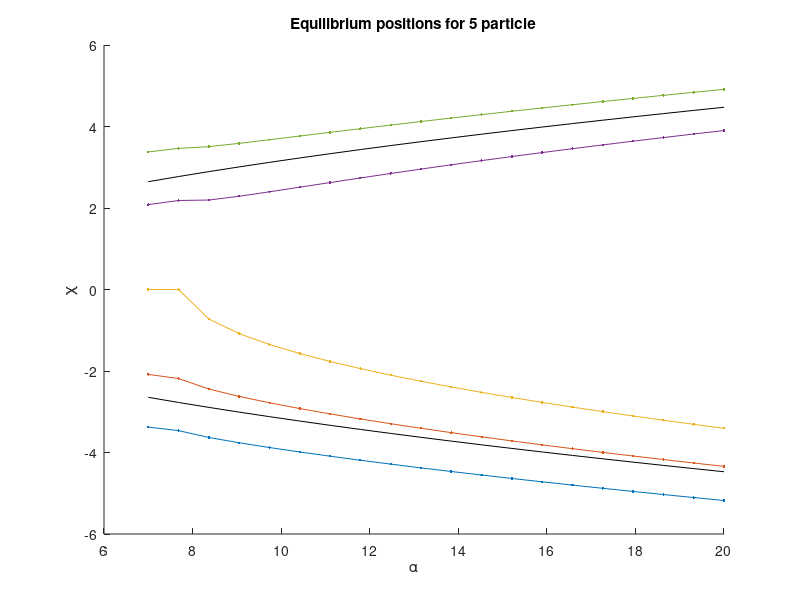

This figure's MATLAB source: (Note: this script raises an error after producing the figure.)
clc
clear all

disp('5 particle tunneling splitting calculation.')
tic
%% 5 particle Equilibrium positions

Na      = 20;
alpha   = linspace(7, 20, Na);
eta     = 20;
Eq_Pos  = [];
Beta    = 10^-5;

Eq_Pos = [];

for i = 1:Na
    a = alpha(i);
    Potential = @(x) 0.25 * ((x(1)^2 - a)^2 + (x(2)^2 - a)^2 + (x(3)^2 - a)^2 + (x(4)^2 - a)^2 + (x(5)^2 - a)^2) + eta * (1/abs(x(1) - x(2)) + 1/abs(x(1) - x(3)) + 1/abs(x(1) - x(4)) + 1/abs(x(1) - x(5)) + 1/abs(x(2) - x(3)) + 1/abs(x(2) - x(4)) + 1/abs(x(2) - x(5)) + 1/abs(x(3) - x(4)) + 1/abs(x(3) - x(5)) + 1/abs(x(4) - x(5)));
    % options = optimset('Display','iter','PlotFcns',@optimplotfval, 'TolFun', 1e-8, 'TolX', 1e-8);
    options = optimset('TolFun', 1e-12, 'TolX', 1e-12, 'MaxFunEvals', 10^6, 'MaxIter', 10^6);
    x_start = [-sqrt(a)-1 -sqrt(a)+0.5 -sqrt(a)+1 sqrt(a)-1 sqrt(a)+1];
    [x0, fval0] = fminsearch(Potential, x_start, options);
    Eq_Pos(i, :) = sort(x0);
    FuncVal(i) = fval0;
end

disp('Done with 5 particle')

figure(1)
clf(figure(1))
hold on
title('Equilibrium positions for 5 particle')
xlabel('\alpha')
ylabel('\chi')
plot(alpha, Eq_Pos(:, 1), '.-')
plot(alpha, Eq_Pos(:, 2), '.-')
plot(alpha, Eq_Pos(:, 3), '.-')
plot(alpha, Eq_Pos(:, 4), '.-')
plot(alpha, Eq_Pos(:, 5), '.-')
plot(alpha, sqrt(alpha), 'k')
plot(alpha, -sqrt(alpha), 'k')
yline(0)
hold off


figure(2)
clf(figure(2))
hold on
title('Value of the minima of the function')
xlabel('\alpha')
ylabel('Fvals')
plot(alpha, FuncVal,                  'DisplayName', 'Function value')
% plot(alpha, (Eq_pos - sqrt(alpha)))
%set(gca, 'Yscale', 'log')
yline(min(FuncVal))
hold off

%%
for q = 1:length(alpha)
    alpha(q)
    Nx1 = 15;
    Nx2 = 20;
    Nx3 = 40;
    Nx4 = 20;
    Nx5 = 15;

    Nx1 * Nx2 * Nx3 * Nx4 * Nx5

    a = 1.5;
    XMin1   = Eq_Pos(q, 1) - a;
    XMax1   = -Eq_Pos(q, 5) + a;
    b = 3;
    XMin2   = Eq_Pos(q, 2) - b;
    XMax2   = -Eq_Pos(q, 4) + b;
    c = 3.5;
    XMin3   = Eq_Pos(q, 3) - c;
    XMax3   = -Eq_Pos(q, 3) + c;
    d = 3;
    XMin4   = Eq_Pos(q, 4) - d;
    XMax4   = -Eq_Pos(q, 2) + d;
    e = 1.5;
    XMin5   = Eq_Pos(q, 5) - e;
    XMax5   = -Eq_Pos(q, 1) + e;
    
    x1 = linspace(XMin1, XMax1, Nx1);
    x2 = linspace(XMin2, XMax2, Nx2);
    x3 = linspace(XMin3, XMax3, Nx3);
    x4 = linspace(XMin4, XMax4, Nx4);
    x5 = linspace(XMin5, XMax5, Nx5);
    
    dx1 = x1(2) - x1(1);
    dx2 = x2(2) - x2(1);
    dx3 = x3(2) - x3(1);
    dx4 = x4(2) - x4(1);
    dx5 = x5(2) - x5(1);
    
    K1 = -1/(2 * dx1^2);
    K2 = -1/(2 * dx2^2);
    K3 = -1/(2 * dx3^2);
    K4 = -1/(2 * dx4^2);
    K5 = -1/(2 * dx5^2);
    
    for i = 1:Nx1
        if i == 1
            KineticMtx1(i, i)        = -2 * K1;
        else
            KineticMtx1(i - 1, i)    = 1 * K1;
            KineticMtx1(i, i - 1)    = 1 * K1;
        end
    end
    
    for i = 1:Nx2
        if i == 1
            KineticMtx2(i, i)        = -2 * K2;
        else
            KineticMtx2(i - 1, i)    = 1 * K2;
            KineticMtx2(i, i - 1)    = 1 * K2;
        end
    end
    
    for i = 1:Nx3
        if i == 1
            KineticMtx3(i, i)        = -2 * K3;
        else
            KineticMtx3(i - 1, i)    = 1 * K3;
            KineticMtx3(i, i - 1)    = 1 * K3;
        end
    end
    
    for i = 1:Nx4
        if i == 1
            KineticMtx4(i, i)        = -2 * K4;
        else
            KineticMtx4(i - 1, i)    = 1 * K4;
            KineticMtx4(i, i - 1)    = 1 * K4;
        end
    end
    
    for i = 1:Nx5
        if i == 1
            KineticMtx5(i, i)        = -2 * K5;
        else
            KineticMtx5(i - 1, i)   = 1 * K5;
            KineticMtx5(i, i - 1)   = 1 * K5;
        end
    end
    KineticMtx1 = sparse(KineticMtx1);
    KineticMtx2 = sparse(KineticMtx2);
    KineticMtx3 = sparse(KineticMtx3);
    KineticMtx4 = sparse(KineticMtx4);
    KineticMtx5 = sparse(KineticMtx5);
    
    K1          = kron(kron(KineticMtx1, speye(Nx2)), kron(speye(Nx3), kron(speye(Nx4), speye(Nx5))));
    K2          = kron(speye(Nx1), kron(KineticMtx2, kron(speye(Nx3), kron(speye(Nx4), speye(Nx5)))));
    K3          = kron(speye(Nx1), kron(speye(Nx2), kron(KineticMtx3, kron(speye(Nx4), speye(Nx5)))));
    K4          = kron(speye(Nx1), kron(speye(Nx2), kron(speye(Nx3), kron(KineticMtx4, speye(Nx5)))));
    K5          = kron(speye(Nx1), kron(speye(Nx2), kron(speye(Nx3), kron(speye(Nx4), KineticMtx5))));
    KineticMtx  = K1 + K2 + K3 + K4 + K5;

    PotentialMtx1 = sparse(zeros(Nx1));
    PotentialMtx2 = sparse(zeros(Nx2));
    PotentialMtx3 = sparse(zeros(Nx3));
    PotentialMtx4 = sparse(zeros(Nx4));
    PotentialMtx5 = sparse(zeros(Nx5));

    U1 = 0.25 * (x1.^2 - alpha(q)).^2;
    U2 = 0.25 * (x2.^2 - alpha(q)).^2;
    U3 = 0.25 * (x3.^2 - alpha(q)).^2;
    U4 = 0.25 * (x4.^2 - alpha(q)).^2;
    U5 = 0.25 * (x5.^2 - alpha(q)).^2;

    PotentialMtx1 = sparse(diag(U1));
    PotentialMtx2 = sparse(diag(U2));
    PotentialMtx3 = sparse(diag(U3));
    PotentialMtx4 = sparse(diag(U4));
    PotentialMtx5 = sparse(diag(U5));
    
    U1 = kron(kron(PotentialMtx1, speye(Nx2)), kron(speye(Nx3), kron(speye(Nx4), speye(Nx5))));
    U2 = kron(kron(speye(Nx1), PotentialMtx2), kron(speye(Nx3), kron(speye(Nx4), speye(Nx5))));
    U3 = kron(kron(speye(Nx1), speye(Nx2)), kron(PotentialMtx3, kron(speye(Nx4), speye(Nx5))));
    U4 = kron(kron(speye(Nx1), speye(Nx2)), kron(speye(Nx3), kron(PotentialMtx4, speye(Nx5))));
    U5 = kron(kron(speye(Nx1), speye(Nx2)), kron(speye(Nx3), kron(speye(Nx4), PotentialMtx5)));
    PotentialMtx = U1 + U2 + U3 + U4 + U5;
    
    Hamiltonian = KineticMtx + PotentialMtx;
    
    X_matrix1   = sparse(diag(x1));
    X_matrix2   = sparse(diag(x2));
    X_matrix3   = sparse(diag(x3));
    X_matrix4   = sparse(diag(x4));
    X_matrix5   = sparse(diag(x5));

    X1  = kron(X_matrix1, kron(speye(Nx2), kron(speye(Nx3), kron(speye(Nx4), speye(Nx5)))));
    X2  = kron(speye(Nx1), kron(X_matrix2, kron(speye(Nx3), kron(speye(Nx4), speye(Nx5)))));
    X3  = kron(speye(Nx1), kron(speye(Nx2), kron(X_matrix3, kron(speye(Nx4), speye(Nx5)))));
    X4  = kron(speye(Nx1), kron(speye(Nx2), kron(speye(Nx3), kron(X_matrix4, speye(Nx5)))));
    X5  = kron(speye(Nx1), kron(speye(Nx2), kron(speye(Nx3), kron(speye(Nx4), X_matrix5))));

    X12 = diag(X1) - diag(X2);
    X13 = diag(X1) - diag(X3);
    X14 = diag(X1) - diag(X4);
    X15 = diag(X1) - diag(X5);
    X23 = diag(X2) - diag(X3);
    X24 = diag(X2) - diag(X4);
    X25 = diag(X2) - diag(X5);
    X34 = diag(X3) - diag(X4);
    X35 = diag(X3) - diag(X5);
    X45 = diag(X4) - diag(X5);

    InteractionMtx = eta ./ sqrt(X12.^2 + Beta^2) + eta ./ sqrt(X13.^2 + Beta^2) + eta ./ sqrt(X14.^2 + Beta^2) + eta ./ sqrt(X15.^2 + Beta^2) + eta ./ sqrt(X23.^2 + Beta^2) + eta ./ sqrt(X24.^2 + Beta^2) + eta ./ sqrt(X25.^2 + Beta^2) + eta ./ sqrt(X34.^2 + Beta^2) + eta ./ sqrt(X35.^2 + Beta^2) + eta ./ sqrt(X45.^2 + Beta^2);
    InteractionMtx = sparse(1:(Nx1 * Nx2 * Nx3 * Nx4 * Nx5), 1:(Nx1 * Nx2 * Nx3 * Nx4 * Nx5), InteractionMtx);
    
    Hamiltonian = Hamiltonian + InteractionMtx;
    
    Hamiltonian = (Hamiltonian + Hamiltonian') * 0.5;
    
    Temp_Proj = zeros((Nx1 * Nx2 * Nx3 * Nx4 * Nx5), 3);
    
    k = 1;
    for j = 1:(Nx1 * Nx2 * Nx3 * Nx4 * Nx5)
        if (X12(j) < -eps) && (X23(j) < -eps) &&  (X34(j) < -eps) && (X45(j) < -eps)
            Temp_Proj(k, :) = [k, j, 1];
            k = k + 1;
        end
    end

    Temp_Proj = Temp_Proj(1:(k-1), :);
    Projector = sparse(Temp_Proj(:, 1), Temp_Proj(:, 2), Temp_Proj(:, 3), k - 1, (Nx1 * Nx2 * Nx3 * Nx4 * Nx5));

    Hamiltonian = Projector * Hamiltonian * Projector';

    [Psi, E]    = eigs(Hamiltonian, 2, 'sa');
    Spectrum    = diag(E);
    alpha(q)
    dE(q)       = Spectrum(2) - Spectrum(1)
end
%%
toc

%%
pa = [7 7.5 8 8.5 9 9.5 10 10.5 11 11.5 12 12.5];
ps = [1.77 1.57 1.33 1.068 0.76 0.48 0.23 0.0756 0.0275 0.01548 0.015 0.01803];
figure(3)
%clf(figure(3))
hold on
ylabel('Split')
xlabel('\alpha')
plot(alpha, dE, 'o')
plot(pa, ps, '.-')
set(gca, 'Yscale', 'log')
hold off

%%
figure(5)
clf(figure(5))
hold on
plot(x1, ones(length(x1), 1), '.-')
plot(x2, 0.01 + ones(length(x2), 1), '.-')
plot(x3, 0.02 + ones(length(x3), 1), '.-')
plot(x4, 0.01 + ones(length(x4), 1), '.-')
plot(x5, 0.00 + ones(length(x5), 1), '.-')
ylim([0.99 1.5])
hold off



data(:, 1) = alpha;
data(:, 2) = dE;

name = ['EDSplitting_5_particles_restricted_Nx1_' num2str(Nx1) '_Nx2_' num2str(Nx2) '_Nx3_' num2str(Nx3) '_Nx4_' num2str(Nx4) '_Nx5_' num2str(Nx5) '_beta_' num2str(Beta)];
save(name, 'data');

